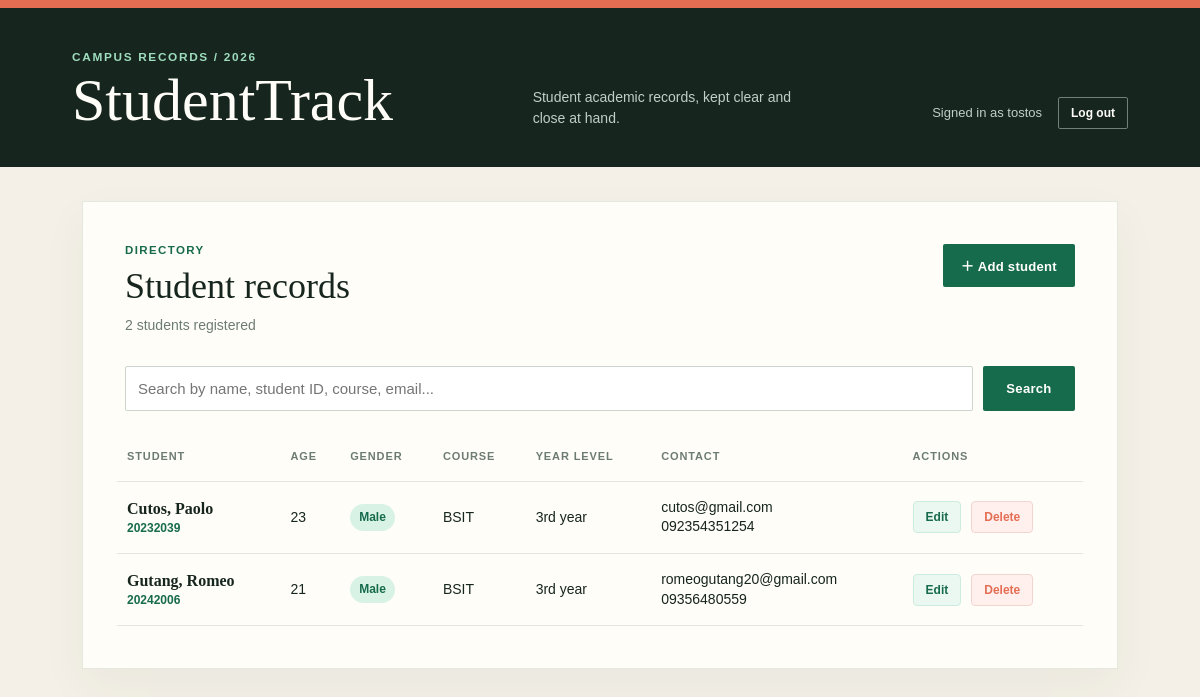
The app's page / (signed in) with its own data.
### tostos_sahur/models.py (models this page shows, shortened)
class Student(models.Model):
    GENDER_CHOICES = [
        ("Male", "Male"),
        ("Female", "Female"),
        ("Prefer not to say", "Prefer not to say"),
    ]
    student_id = models.CharField(max_length=30, unique=True)
    first_name = models.CharField(max_length=100)
    last_name = models.CharField(max_length=100)
    age = models.PositiveSmallIntegerField()
    gender = models.CharField(max_length=20, choices=GENDER_CHOICES)
    course = models.CharField(max_length=150)
    year_level = models.CharField(max_length=30)
    email = models.EmailField(unique=True)
    contact_number = models.CharField(max_length=30)
    class Meta:
        ordering = ["last_name", "first_name"]

### tostos_sahur/views.py (the view, shortened to what this page needs)
# urls.py: path("", views.student_list, name="student_list"),
@login_required
def student_list(request):
    search_query = request.GET.get("q", "").strip()
    students = Student.objects.all()
    return render(
        request,
        "tostos_sahur/student_list.html",
        {"students": students, "search_query": search_query},
    )

### tostos_sahur/templates/tostos_sahur/student_list.html (shortened to what this page needs)
{% extends "tostos_sahur/base.html" %}
{% block content %}
<div class="card">
  <div class="topbar"><div><p class="eyebrow">Directory</p><h2>Student records</h2><p class="subtitle">{% if search_query %}{{ students|length }} matching student{{ students|pluralize }}{% else %}{{ students|length }} student{{ students|pluralize }} registered{% endif %}</p></div><a class="button" href="{% url 'student_create' %}">＋ Add student</a></div>
  <form class="student-search" method="get" action="{% url 'student_list' %}" role="search">
    <input type="search" name="q" value="{{ search_query }}" placeholder="Search by name, student ID, course, email..." aria-label="Search student records">
    <button class="button" type="submit">Search</button>
  </form>
  {% if students %}<div class="table-wrap"><table><thead><tr><th>Student</th><th>Age</th><th>Gender</th><th>Course</th><th>Year level</th><th>Contact</th><th>Actions</th></tr></thead>
  <tbody>{% for student in students %}<tr><td><div class="student-name">{{ student.last_name }}, {{ student.first_name }}</div><div class="student-id">{{ student.student_id }}</div></td><td>{{ student.age }}</td><td><span class="pill">{{ student.gender }}</span></td><td>{{ student.course }}</td><td>{{ student.year_level }}</td><td><div>{{ student.email }}</div><div>{{ student.contact_number }}</div></td><td class="actions"><a class="mini-button edit" href="{% url 'student_update' student.pk %}">Edit</a><a class="mini-button delete" href="{% url 'student_delete' student.pk %}">Delete</a></td></tr>{% endfor %}</tbody></table></div>
  {% elif search_query %}<p class="empty-state">No students matched “{{ search_query }}”. Try another search.</p>
  {% else %}<p class="empty-state">No student records yet. Select <strong>Add student</strong> to create one.</p>{% endif %}
</div>
{% endblock %}

### tostos_sahur/templates/tostos_sahur/base.html (shortened to what this page needs)
<!doctype html>
<html lang="en">
<head>
</head>
<body>
  <header><div class="header-inner"><div><div class="brand-mark">Campus records / 2026</div><h1>StudentTrack</h1></div><p>Student academic records, kept clear and close at hand.</p>{% if user.is_authenticated %}<div class="header-account"><span>Signed in as {{ user.get_username }}</span><form method="post" action="{% url 'logout' %}">{% csrf_token %}<button type="submit">Log out</button></form></div>{% endif %}</div></header>
  <main>
    {% block content %}{% endblock %}
  </main>
</body>
</html>

### tostos_sahur/templates/tostos_sahur/base.html (style rules this page uses)
:root { --ink:#17251f; --muted:#6d7c73; --paper:#fffdf8; --line:#e6e8df; --mint:#d8f3e5; --green:#176b4d; --coral:#e56d52; }
* { box-sizing:border-box; }
body { font-family: Georgia, 'Times New Roman', serif; margin:0; min-height:100vh; background:#f4f0e7; color:var(--ink); }
body:before { content:''; display:block; height:8px; background:var(--coral); }
header { padding:42px max(6vw, 24px) 38px; background:var(--ink); color:var(--paper); }
.header-inner { max-width:1180px; margin:auto; display:flex; justify-content:space-between; align-items:end; gap:24px; }
.brand-mark { color:#9eddbd; font:700 .74rem/1.2 Arial, sans-serif; letter-spacing:.14em; text-transform:uppercase; }
header h1 { margin:8px 0 0; font-size:clamp(2.2rem, 5vw, 4.4rem); line-height:.94; font-weight:500; letter-spacing:0; }
header p { max-width:260px; margin:0; color:#bfd0c6; font:14px/1.5 Arial, sans-serif; }
.header-account { display:flex; align-items:center; gap:16px; color:#bfd0c6; font:13px Arial, sans-serif; }
.header-account form { margin:0; }
.header-account button { padding:8px 12px; border:1px solid #718078; border-radius:2px; background:transparent; color:var(--paper); cursor:pointer; font:700 12px Arial, sans-serif; }
main { max-width:1180px; margin:0 auto; padding:34px max(6vw, 24px) 70px; }
.card { background:var(--paper); border:1px solid var(--line); padding:clamp(22px, 4vw, 42px); box-shadow:0 18px 45px #25372c0c; }
.topbar { display:flex; justify-content:space-between; align-items:flex-start; margin-bottom:30px; gap:20px; }
h2 { margin:0; font-size:clamp(1.8rem, 3vw, 2.6rem); font-weight:500; letter-spacing:0; }
.eyebrow { margin:0 0 8px; color:var(--green); font:700 .72rem/1.2 Arial, sans-serif; letter-spacing:.12em; text-transform:uppercase; }
.subtitle { margin:8px 0 0; color:var(--muted); font:14px/1.5 Arial, sans-serif; }
.button { display:inline-flex; align-items:center; justify-content:center; min-height:42px; padding:11px 17px; border:1px solid transparent; border-radius:2px; text-decoration:none; cursor:pointer; background:var(--green); color:white; font:700 .82rem Arial, sans-serif; letter-spacing:.02em; }
.mini-button { display:inline-flex; align-items:center; justify-content:center; min-height:32px; padding:7px 12px; border-radius:4px; border:1px solid transparent; text-decoration:none; font:700 12px Arial, sans-serif; transition:all .2s ease; }
.mini-button.edit { background:#eaf8f1; color:var(--green); border-color:#ccece0; }
.mini-button.delete { background:#fff0ee; color:var(--coral); border-color:#f2d5d0; }
.student-search { display:flex; gap:10px; margin:0 0 22px; }
.student-search input { flex:1; min-width:0; }
.student-search .button { min-width:92px; }
.table-wrap { overflow-x:auto; margin:0 -8px; }
table { border-collapse:collapse; width:100%; min-width:850px; font:14px/1.4 Arial, sans-serif; }
th, td { text-align:left; padding:16px 10px; border-bottom:1px solid var(--line); }
th { color:var(--muted); font-size:11px; letter-spacing:.08em; text-transform:uppercase; }
.student-name { font-family:Georgia, 'Times New Roman', serif; font-size:16px; font-weight:700; }
.student-id { color:var(--green); font-size:12px; font-weight:700; }
.pill { display:inline-block; padding:5px 9px; border-radius:20px; background:var(--mint); color:var(--green); font-size:12px; font-weight:700; }
.actions { white-space:nowrap; }
.actions a { margin-right:10px; }
.actions a:last-child { margin-right:0; }
input, select { width:100%; padding:13px 12px; border:1px solid #ccd5cc; border-radius:2px; outline:none; background:#fff; color:var(--ink); font:15px Arial, sans-serif; }

### records on screen
Student: last_name "Cutos", first_name "Paolo", student_id "20232039", age "23", gender "Male", course "BSIT", year_level "3rd year", email "cutos@gmail.com", contact_number "092354351254"
Student: last_name "Gutang", first_name "Romeo", student_id "20242006", age "21", gender "Male", course "BSIT", year_level "3rd year", email "romeogutang20@gmail.com", contact_number "09356480559"

### other values on screen
{{ user.get_username }} "tostos"
{{ students|length }} "2"
